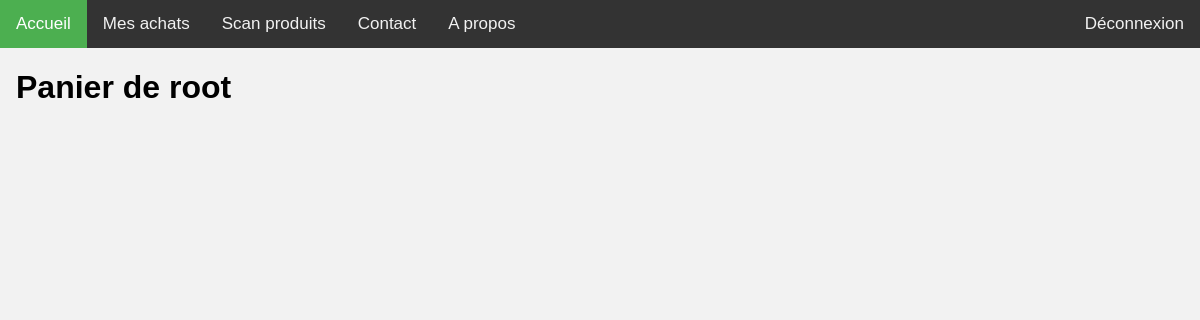
The app's page /front/achat (signed in), older data.
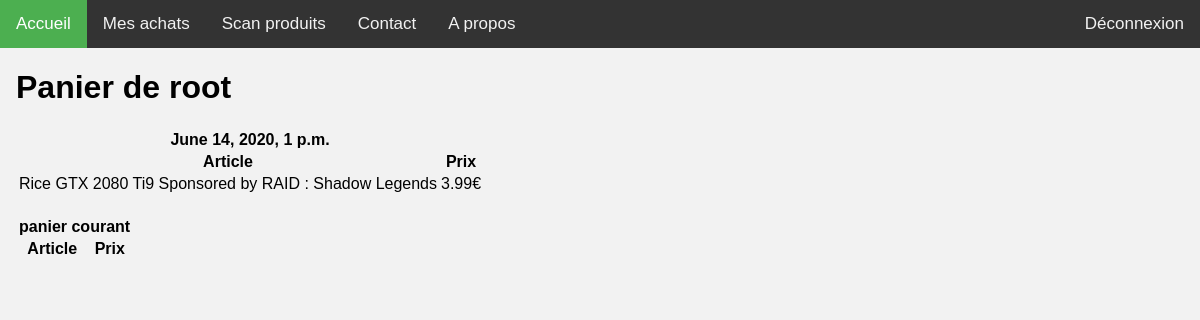
The same page, newer data.
### front/models.py (models this page shows, shortened)
class Cart(models.Model) :
	client = models.ForeignKey(User, on_delete = models.CASCADE)
	date = models.DateTimeField(null=True, blank=True)

class Product(models.Model):
	cart = models.ForeignKey(Cart,null=True, blank=True, on_delete = models.DO_NOTHING)
	shelf = models.ForeignKey(Shelf, on_delete = models.DO_NOTHING)
	price = models.IntegerField()
	name = models.CharField(max_length = 500)
	qrcode = models.CharField(unique=True, max_length = 200)
	serial_number = models.CharField(max_length = 100)

### front/views.py (the view)
# urls.py: path('achat', views.achat, name='achat'),
def achat(request):
    context = {
        'user' : request.user,
    }
    return render(request, 'front/achat.html', context)

### front/templatetags/front_extras.py (called while the page is built)
@register.filter
def divide(value, arg):
    try:
        return float(value) / float(arg)
    except (ValueError, ZeroDivisionError):
        return None

### front/templates/front/achat.html (shortened to what this page needs)
{% extends "front/base.html" %}
{%load static%}
{% load front_extras %}
{% block content %}
<h1>Panier de {{ user.username }}</h1>
{% for cart in user.cart_set.all %}
<table>
    <tr>
        <th colspan="2">{{ cart.date|default_if_none:"panier courant" }}</th>
    </tr>
    <tr>
        <th class="article">Article</th>
        <th class="prix">Prix</th>
    </tr>
    {% for product in cart.product_set.all %}
    <tr>
        <td>{{ product.name }}</td>
        <td>{{ product.price|divide:100 }}€</td>
  </tr>
    {% endfor %}
</table>
{% endfor %}
{% endblock %}

Row changes from the older to the newer data that the page shows:
added Cart: date "June 14, 2020, 1 p.m."
added Product: name "Rice GTX 2080 Ti9 Sponsored by RAID : Shadow Legends", price|divide "3.99"
added Cart: date "panier courant"
